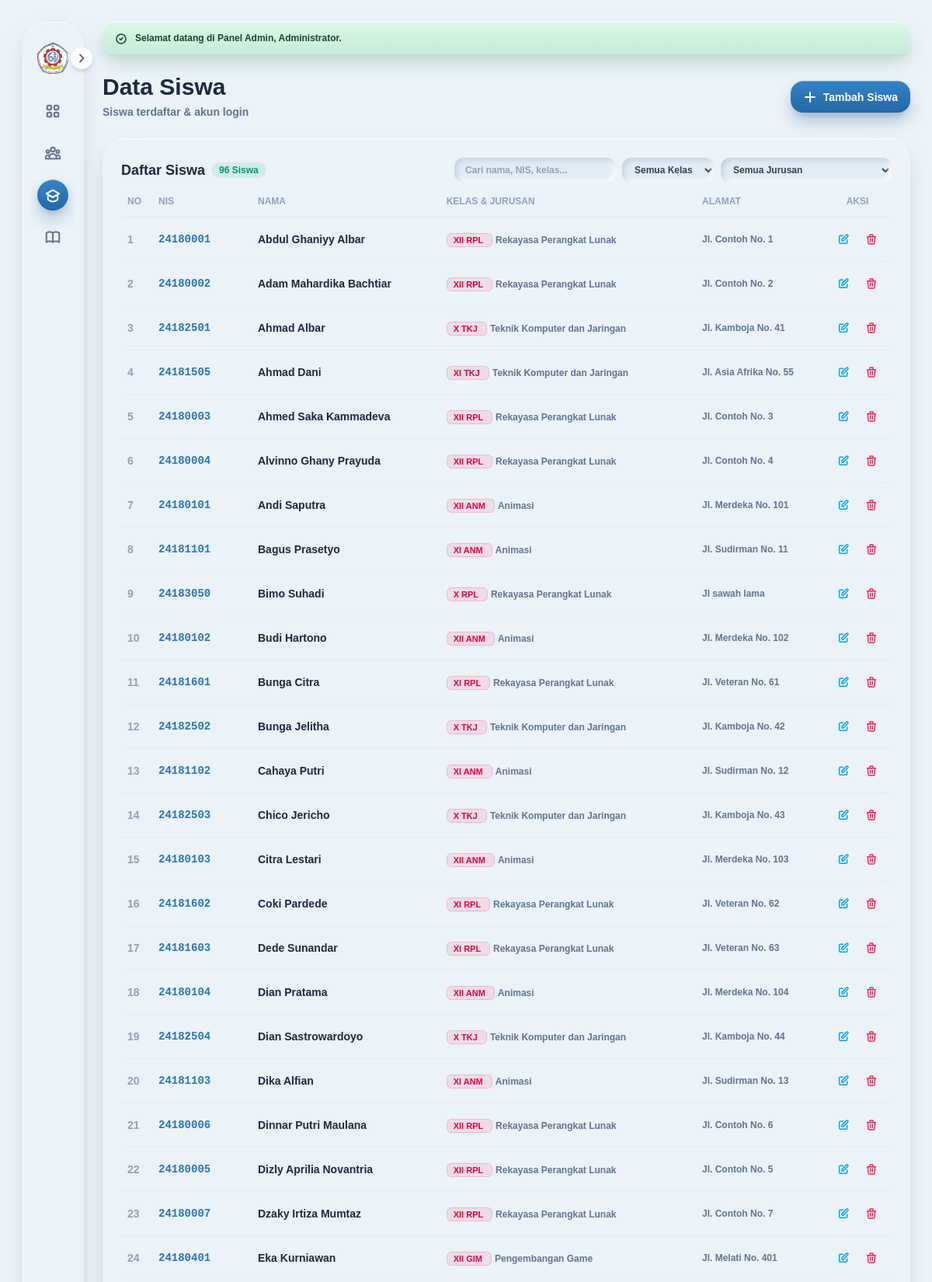
/app/admin/siswa.php (signed in, upper part), run on the app's committed database.
### tables this page shows
CREATE TABLE `siswa` (
  `NISN` varchar(20) NOT NULL,
  `Kode_wali` varchar(50) DEFAULT NULL,
  `Kode_KK` varchar(50) NOT NULL,
  `Tingkat` enum('X','XI','XII') NOT NULL DEFAULT 'XII',
  `Jurusan` enum('DKV','ANM','BC','RPL','TKJ','GIM') NOT NULL DEFAULT 'RPL',
  `Nama_siswa` varchar(100) NOT NULL,
  `Alamat_siswa` varchar(255) DEFAULT NULL,
  `Tgl_lahir` varchar(50) DEFAULT NULL,
  `Password` varchar(255) NOT NULL DEFAULT ''
);

CREATE TABLE `kompetensi_keahlian` (
  `Kode_KK` varchar(50) NOT NULL,
  `Nama_kompetensi_keahlian` varchar(100) NOT NULL
);

### config/database.php (called while the page is built, shortened)
<?php
function db(): PDO
{
    static $pdo = null;
    if ($pdo instanceof PDO) {
        return $pdo;
    }
    $dsn = sprintf(
        'mysql:host=%s;port=%s;dbname=%s;charset=%s',
        DB_HOST,
        DB_PORT,
        DB_NAME,
        DB_CHARSET
    );
    try {
        $pdo = new PDO($dsn, DB_USER, DB_PASS, [
            PDO::ATTR_ERRMODE            => PDO::ERRMODE_EXCEPTION,
            PDO::ATTR_DEFAULT_FETCH_MODE => PDO::FETCH_ASSOC,
            PDO::ATTR_EMULATE_PREPARES   => false,
        ]);
    } catch (PDOException $e) {
        http_response_code(500);
        die(
            '<div style="font-family:system-ui;padding:32px;max-width:640px;margin:40px auto;'
            . 'border-radius:16px;background:#fff1f2;color:#881337;line-height:1.6">'
            . '<h2 style="margin:0 0 8px">Koneksi Database Gagal</h2>'
            . '<p style="margin:0">Pastikan service MySQL/MariaDB berjalan dan database '
            . '<strong>' . htmlspecialchars(DB_NAME, ENT_QUOTES, 'UTF-8') . '</strong> sudah diimport '
            . 'dari <code>database/db_rapor_full.sql</code>.</p>'
            . '<p style="margin:12px 0 0;font-size:12px;opacity:.8">Detail: '
            . htmlspecialchars($e->getMessage(), ENT_QUOTES, 'UTF-8') . '</p>'
            . '</div>'
        );
    }
    return $pdo;
}

### config/admin-repository.php (called while the page is built, shortened)
<?php
require_once __DIR__ . '/database.php';
require_once __DIR__ . '/helpers.php';
function admin_semua_siswa(?string $filterKk = null, ?string $filterTingkat = null, ?string $sortBy = 'nama_asc'): array
{
    $sql = 'SELECT s.*, kk.Nama_kompetensi_keahlian
              FROM siswa s
              LEFT JOIN kompetensi_keahlian kk ON kk.Kode_KK = s.Kode_KK
             WHERE 1=1';
    switch ($sortBy) {
        case 'nama_asc':
        default:
            $sql .= ' ORDER BY s.Nama_siswa ASC';
            break;
    }
    return db()->query($sql)->fetchAll();
}

### config/helpers.php (called while the page is built, shortened)
<?php
if (!function_exists('e')) {
    function e($value): string
    {
        return htmlspecialchars((string) $value, ENT_QUOTES, 'UTF-8');
    }
}

### config/auth.php (called while the page is built, shortened)
<?php
require_once __DIR__ . '/database.php';
require_once __DIR__ . '/helpers.php';
function base_url(string $path = ''): string
{
    static $base = null;
    if ($base === null) {
        $protocol = (!empty($_SERVER['HTTPS']) && $_SERVER['HTTPS'] !== 'off') ? 'https' : 'http';
        $host     = $_SERVER['HTTP_HOST'] ?? 'localhost';
        $script   = str_replace('\\', '/', dirname($_SERVER['SCRIPT_NAME'] ?? ''));
        $root     = explode('/', trim($script, '/'))[0] ?? '';
        $base = $protocol . '://' . $host . '/' . ($root !== '' ? $root . '/' : '');
    }
    return $base . ltrim($path, '/');
}

### app/admin/siswa.php (the view, shortened to what this page needs)
<?php
require_once __DIR__ . '/../../config/auth.php';
require_once __DIR__ . '/../../config/admin-repository.php';
$filterJurusan = trim($_GET['jurusan'] ?? '');
$filterTingkat = trim($_GET['tingkat'] ?? '');
$qs = array_filter(['jurusan' => $filterJurusan, 'tingkat' => $filterTingkat], fn($v) => $v !== '' && $v !== 'semua');
$queryString = $qs ? '?' . http_build_query($qs) : '';
$self = base_url('app/admin/siswa.php') . $queryString;
$daftarSiswa = admin_semua_siswa($filterJurusan, $filterTingkat, 'nama_asc');
include __DIR__ . '/../../components/header.php';
include __DIR__ . '/../../components/sidebar-admin.php';
$sel = 'px-3 py-2 clay-inset rounded-xl text-xs font-extrabold text-slate-700 dark:text-slate-200 focus:outline-none cursor-pointer bg-white/50 dark:bg-slate-800/50';
?>
<main class="flex-1 flex flex-col gap-5 lg:gap-6 min-w-0">
    <?php include __DIR__ . '/../../components/flash.php'; ?>
    <div class="flex items-center justify-between flex-wrap gap-4">
        <div>
            <h1 class="text-2xl lg:text-3xl font-extrabold text-slate-800 dark:text-slate-100">Data Siswa</h1>
            <p class="text-xs sm:text-sm font-semibold text-slate-500 dark:text-slate-400 mt-1">Siswa terdaftar &amp; akun login</p>
        </div>
        <button type="button" onclick="toggleModal(true)"
            class="px-4 py-2.5 clay-block-ocean text-white rounded-2xl text-xs sm:text-sm font-extrabold flex items-center gap-2 shadow-sm hover:opacity-90 transition-all cursor-pointer">
            <svg class="w-4.5 h-4.5" fill="none" stroke="currentColor" stroke-width="2.5" viewBox="0 0 24 24"><path stroke-linecap="round" stroke-linejoin="round" d="M12 4v16m8-8H4"/></svg>
            <span>Tambah Siswa</span>
        </button>
    </div>
    <div class="clay-card rounded-[28px] p-5 lg:p-6 shadow-sm">
        <div class="flex items-center justify-between mb-4 flex-wrap gap-3">
            <div class="flex items-center gap-2">
                <h2 class="font-extrabold text-slate-800 dark:text-slate-100 text-lg">Daftar Siswa</h2>
                <span class="px-2.5 py-0.5 rounded-full text-xs font-black text-emerald-600 bg-emerald-500/10 dark:bg-emerald-400/10 dark:text-emerald-400">
                    <?= count($daftarSiswa) ?> Siswa
                </span>
            </div>
            <form method="GET" class="flex items-center gap-2 flex-wrap">
                <input type="text" id="cari" placeholder="Cari nama, NIS, kelas..."
                       class="w-full sm:w-52 px-3.5 py-2 rounded-xl clay-inset text-xs font-bold text-slate-800 dark:text-slate-100 placeholder-slate-400 focus:outline-none bg-white/50 dark:bg-slate-800/50">
                <select name="tingkat" onchange="this.form.submit()" class="<?= $sel ?>">
                    <option value="">Semua Kelas</option>
                </select>
                <select name="jurusan" onchange="this.form.submit()" class="<?= $sel ?>">
                    <option value="">Semua Jurusan</option>
                </select>
            </form>
        </div>
        <div class="overflow-x-auto pr-1">
            <table class="w-full text-left border-collapse min-w-[640px]" id="tabel">
                <thead>
                    <tr class="text-xs font-bold text-slate-400 border-b border-slate-200 dark:border-slate-700/80">
                        <th class="pb-3 pl-2 w-12">NO</th>
                        <th class="pb-3 w-32">NIS</th>
                        <th class="pb-3">NAMA</th>
                        <th class="pb-3">KELAS &amp; JURUSAN</th>
                        <th class="pb-3 w-40">ALAMAT</th>
                        <th class="pb-3 text-center w-20">AKSI</th>
                    </tr>
                </thead>
                <tbody class="text-sm divide-y divide-slate-200/60 dark:divide-slate-700/60 font-medium text-slate-700 dark:text-slate-200">
                    <?php foreach ($daftarSiswa as $i => $s): ?>
                        <tr class="hover:bg-slate-100/50 dark:hover:bg-slate-800/40 transition-colors baris">
                            <td class="py-3.5 pl-2 text-slate-400 font-bold"><?= $i + 1 ?></td>
                            <td class="py-3.5 font-bold text-brand-primary dark:text-sky-400 font-mono"><?= e($s['NISN']) ?></td>
                            <td class="py-3.5 font-extrabold text-slate-800 dark:text-slate-100"><?= e($s['Nama_siswa']) ?></td>
                            <td class="py-3.5">
                                <span class="px-2 py-0.5 rounded-md bg-rose-500/10 text-rose-600 dark:text-rose-400 font-extrabold text-[11px] border border-rose-500/20 whitespace-nowrap">
                                    <?= e(($s['Tingkat'] ?? 'XII') . ' ' . ($s['Jurusan'] ?? '')) ?>
                                </span>
                                <span class="text-xs font-semibold text-slate-500 dark:text-slate-400 ml-1"><?= e($s['Nama_kompetensi_keahlian'] ?? $s['Kode_KK']) ?></span>
                            </td>
                            <td class="py-3.5 text-xs font-semibold text-slate-500 dark:text-slate-400 truncate max-w-[160px]"><?= e($s['Alamat_siswa'] ?: '-') ?></td>
                            <td class="py-3.5 text-center">
                                <button onclick="editSiswa('<?= e($s['NISN']) ?>')" class="p-1.5 rounded-lg text-sky-500 hover:bg-sky-500/10 cursor-pointer mr-1" title="Edit siswa">
                                    <svg class="w-4 h-4" fill="none" stroke="currentColor" stroke-width="2.2" viewBox="0 0 24 24"><path stroke-linecap="round" stroke-linejoin="round" d="M11 5H6a2 2 0 00-2 2v11a2 2 0 002 2h11a2 2 0 002-2v-5m-1.414-9.414a2 2 0 112.828 2.828L11.828 15H9v-2.828l8.586-8.586z"/></svg>
                                </button>
                                <form method="POST" action="<?= e($self) ?>" class="inline-block js-confirm-hapus" data-nama="<?= e($s['Nama_siswa'] . ' (' . $s['NISN'] . ')') ?>">
                                    <button class="p-1.5 rounded-lg text-rose-500 hover:bg-rose-500/10 cursor-pointer" title="Hapus siswa">
                                        <svg class="w-4 h-4" fill="none" stroke="currentColor" stroke-width="2.2" viewBox="0 0 24 24"><path stroke-linecap="round" stroke-linejoin="round" d="M19 7l-.867 12.142A2 2 0 0116.138 21H7.862a2 2 0 01-1.995-1.858L5 7m5 4v6m4-6v6m1-10V4a1 1 0 00-1-1h-4a1 1 0 00-1 1v3M4 7h16"/></svg>
                                    </button>
                                </form>
                            </td>
                        </tr>
                    <?php endforeach; ?>
                </tbody>
            </table>
        </div>
    </div>
</main>
<?php include __DIR__ . '/../../components/footer.php'; ?>

### data on the page
siswa: NISN "24180001", Nama_siswa "Abdul Ghaniyy Albar", Tingkat+Jurusan "XII RPL", Kode_KK.Nama_kompetensi_keahlian "Rekayasa Perangkat Lunak", Alamat_siswa "Jl. Contoh No. 1"
siswa: NISN "24180002", Nama_siswa "Adam Mahardika Bachtiar", Tingkat+Jurusan "XII RPL", Kode_KK.Nama_kompetensi_keahlian "Rekayasa Perangkat Lunak", Alamat_siswa "Jl. Contoh No. 2"
siswa: NISN "24182501", Nama_siswa "Ahmad Albar", Tingkat+Jurusan "X TKJ", Kode_KK.Nama_kompetensi_keahlian "Teknik Komputer dan Jaringan", Alamat_siswa "Jl. Kamboja No. 41"
siswa: NISN "24181505", Nama_siswa "Ahmad Dani", Tingkat+Jurusan "XI TKJ", Kode_KK.Nama_kompetensi_keahlian "Teknik Komputer dan Jaringan", Alamat_siswa "Jl. Asia Afrika No. 55"
siswa: NISN "24180003", Nama_siswa "Ahmed Saka Kammadeva", Tingkat+Jurusan "XII RPL", Kode_KK.Nama_kompetensi_keahlian "Rekayasa Perangkat Lunak", Alamat_siswa "Jl. Contoh No. 3"
siswa: NISN "24180004", Nama_siswa "Alvinno Ghany Prayuda", Tingkat+Jurusan "XII RPL", Kode_KK.Nama_kompetensi_keahlian "Rekayasa Perangkat Lunak", Alamat_siswa "Jl. Contoh No. 4"
siswa: NISN "24180101", Nama_siswa "Andi Saputra", Tingkat+Jurusan "XII ANM", Kode_KK.Nama_kompetensi_keahlian "Animasi", Alamat_siswa "Jl. Merdeka No. 101"
siswa: NISN "24181101", Nama_siswa "Bagus Prasetyo", Tingkat+Jurusan "XI ANM", Kode_KK.Nama_kompetensi_keahlian "Animasi", Alamat_siswa "Jl. Sudirman No. 11"
siswa: NISN "24183050", Nama_siswa "Bimo Suhadi", Tingkat+Jurusan "X RPL", Kode_KK.Nama_kompetensi_keahlian "Rekayasa Perangkat Lunak", Alamat_siswa "Jl sawah lama"
siswa: NISN "24180102", Nama_siswa "Budi Hartono", Tingkat+Jurusan "XII ANM", Kode_KK.Nama_kompetensi_keahlian "Animasi", Alamat_siswa "Jl. Merdeka No. 102"
siswa: NISN "24181601", Nama_siswa "Bunga Citra", Tingkat+Jurusan "XI RPL", Kode_KK.Nama_kompetensi_keahlian "Rekayasa Perangkat Lunak", Alamat_siswa "Jl. Veteran No. 61"
siswa: NISN "24182502", Nama_siswa "Bunga Jelitha", Tingkat+Jurusan "X TKJ", Kode_KK.Nama_kompetensi_keahlian "Teknik Komputer dan Jaringan", Alamat_siswa "Jl. Kamboja No. 42"
siswa: NISN "24181102", Nama_siswa "Cahaya Putri", Tingkat+Jurusan "XI ANM", Kode_KK.Nama_kompetensi_keahlian "Animasi", Alamat_siswa "Jl. Sudirman No. 12"
siswa: NISN "24182503", Nama_siswa "Chico Jericho", Tingkat+Jurusan "X TKJ", Kode_KK.Nama_kompetensi_keahlian "Teknik Komputer dan Jaringan", Alamat_siswa "Jl. Kamboja No. 43"
siswa: NISN "24180103", Nama_siswa "Citra Lestari", Tingkat+Jurusan "XII ANM", Kode_KK.Nama_kompetensi_keahlian "Animasi", Alamat_siswa "Jl. Merdeka No. 103"
siswa: NISN "24181602", Nama_siswa "Coki Pardede", Tingkat+Jurusan "XI RPL", Kode_KK.Nama_kompetensi_keahlian "Rekayasa Perangkat Lunak", Alamat_siswa "Jl. Veteran No. 62"
siswa: NISN "24181603", Nama_siswa "Dede Sunandar", Tingkat+Jurusan "XI RPL", Kode_KK.Nama_kompetensi_keahlian "Rekayasa Perangkat Lunak", Alamat_siswa "Jl. Veteran No. 63"
siswa: NISN "24180104", Nama_siswa "Dian Pratama", Tingkat+Jurusan "XII ANM", Kode_KK.Nama_kompetensi_keahlian "Animasi", Alamat_siswa "Jl. Merdeka No. 104"
siswa: NISN "24182504", Nama_siswa "Dian Sastrowardoyo", Tingkat+Jurusan "X TKJ", Kode_KK.Nama_kompetensi_keahlian "Teknik Komputer dan Jaringan", Alamat_siswa "Jl. Kamboja No. 44"
siswa: NISN "24181103", Nama_siswa "Dika Alfian", Tingkat+Jurusan "XI ANM", Kode_KK.Nama_kompetensi_keahlian "Animasi", Alamat_siswa "Jl. Sudirman No. 13"
siswa: NISN "24180006", Nama_siswa "Dinnar Putri Maulana", Tingkat+Jurusan "XII RPL", Kode_KK.Nama_kompetensi_keahlian "Rekayasa Perangkat Lunak", Alamat_siswa "Jl. Contoh No. 6"
siswa: NISN "24180005", Nama_siswa "Dizly Aprilia Novantria", Tingkat+Jurusan "XII RPL", Kode_KK.Nama_kompetensi_keahlian "Rekayasa Perangkat Lunak", Alamat_siswa "Jl. Contoh No. 5"
siswa: NISN "24180007", Nama_siswa "Dzaky Irtiza Mumtaz", Tingkat+Jurusan "XII RPL", Kode_KK.Nama_kompetensi_keahlian "Rekayasa Perangkat Lunak", Alamat_siswa "Jl. Contoh No. 7"
siswa: NISN "24180401", Nama_siswa "Eka Kurniawan", Tingkat+Jurusan "XII GIM", Kode_KK.Nama_kompetensi_keahlian "Pengembangan Game", Alamat_siswa "Jl. Melati No. 401"

### other printed values
$flash['pesan'] "Selamat datang di Panel Admin, Administrator."
count($daftarSiswa) "96"
